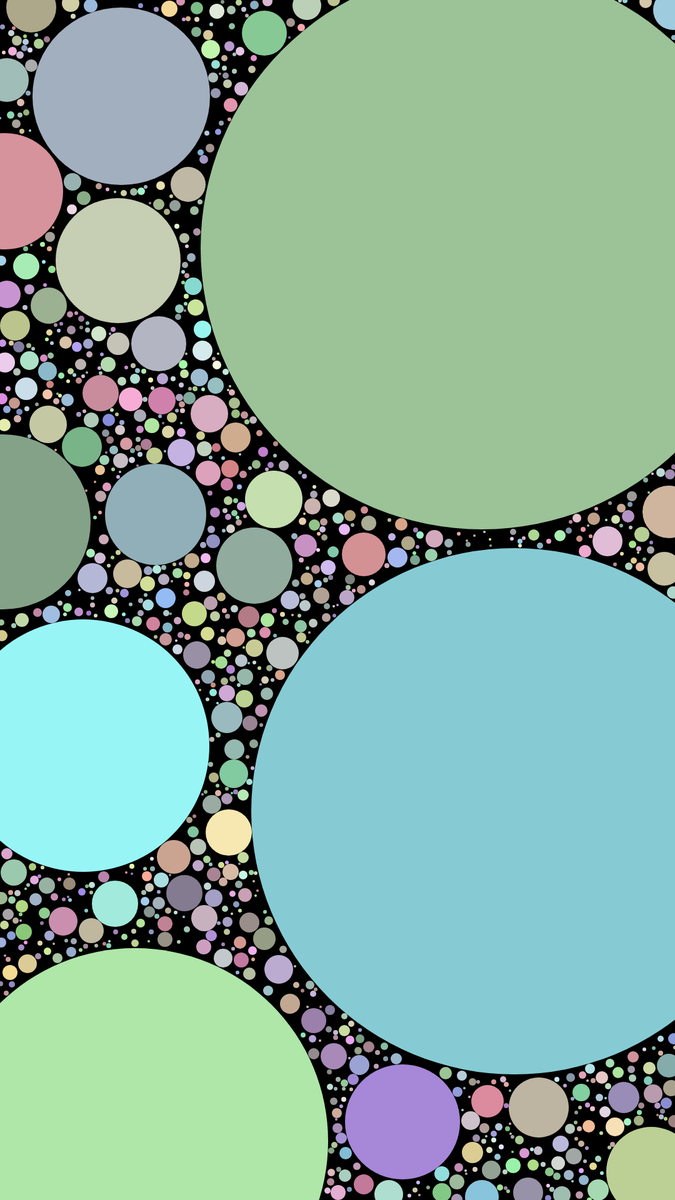
Frame 1 (no input)
Frame 60 (no input): identical to frame 1, image omitted
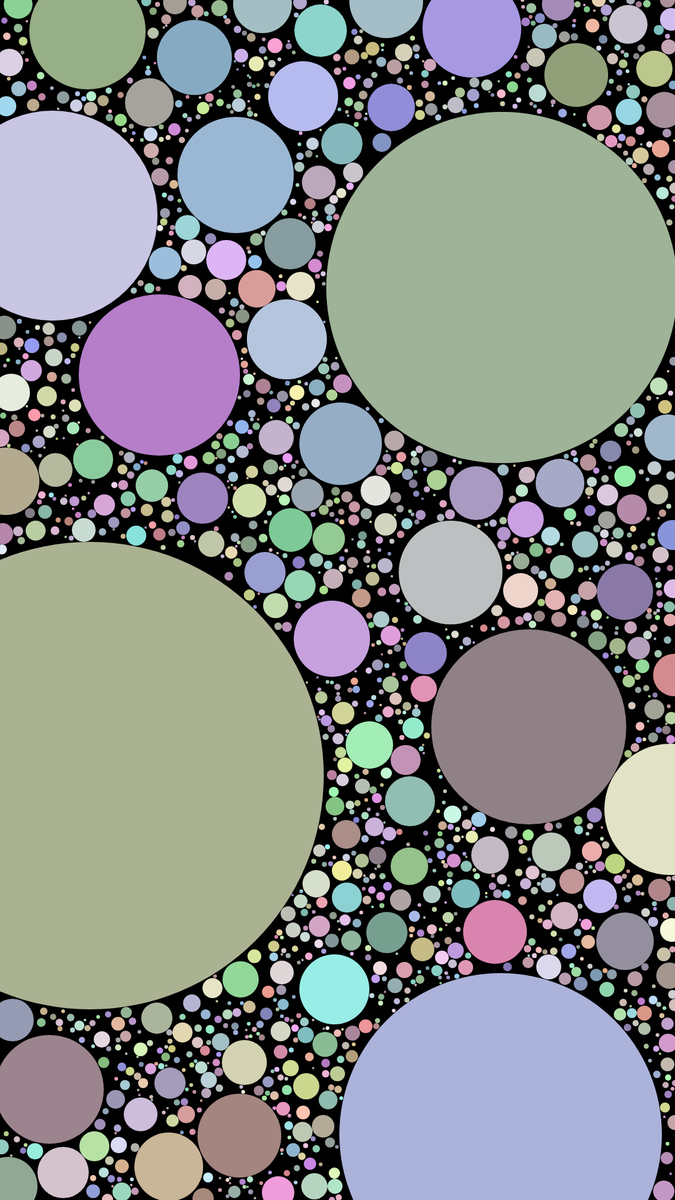
Frame 120 (the mouse pressed at the canvas centre since frame 60)

The p5.js sketch that drew these frames (run headless with seeded random() and noise() and a simulated clock; from frame 60 on, the mouse is pressed at the canvas centre):

// p5.js sketch
// ── sketch.js
let circles = [];
let amount = 0;
let max_radius = 0;


function setup() {
  createCanvas(1080, 1920);
  amount = 10000;
  max_radius = 600;
  circles = new Circles(amount, max_radius);
  circles.setCircles();
}

function draw() {
  background(0);
  for (circle of circles.getCircles()) {
    circle.draw();
  }
}

function mousePressed() {
  amount = round(random(10, 10000));
  circles.clearCircles();
  circles.setAmount(amount);
  circles.setCircles();
}



// ── Circle.js
class Circle {
    constructor(x, y, r, c) {
        this.x = x;
        this.y = y;
        this.radius = r;
        this.color = c;
    }

    getX() {
        return this.x;
    }

    getY() {
        return this.y;
    }

    getRadius() {
        return this.radius;
    } 
    
    intersects(x, y, z) {
        let d = dist(this.x, this.y, x, y);
        if (d < this.radius + z) { 
            return true;
        } else {
            return false;
        }
    }

    draw() {
        fill(this.color);
        noStroke();
        ellipse(this.x, this.y, this.radius * 2, this.radius * 2);
    }
}

// ── Circles.js

// Create a class Circles that has a method that returns an array of circles
class Circles {
    constructor(n, max_radius) {
        this.amount = n;
        this.max_radius = max_radius;
        this.circles = [];
        this.min_radius = 2;
    }

    setCircles() {
        let safety = 0;
        for (let i = 0; i < this.amount; i++) {
            if (safety > 1000000) {
                break;
            }
            let x = round(random(width));
            let y = round(random(height));
            let radius = round(random(this.min_radius, this.max_radius));
            let c = color(random(150,255), random(150,255), random(150,255), random(200,255));
            // if circles is empty, push a new circle
            if (this.circles.length === 0) {
                this.circles.push(new Circle(x, y, radius, c));
            } else { // if circles is not empty, check if the new circle intersects any of the existing circles
                if (this.intersectsAny(x, y, radius)) {
                    i--;
                    safety++;
                }
                else {
                    this.circles.push(new Circle(x, y, radius, c));
                }
            }
        }
    }

    // A method that sets the number of circles
    setAmount(n) {
        this.amount = n;
    }

    // A method that sets the maximum radius of the circles
    setMaxRadius(max_radius) {
        this.max_radius = max_radius;
    }

    // A method that returns the array of circles
    getCircles() {
        // check if this.circles is empty
        if (this.getAmount() === 0) {
            this.setCircles();
        }
        return this.circles;
    }

    // A method that returns the amount of circles
    getAmount() {
        return this.circles.length;
    }

    // A method that checks if a circle intersects any of the existing circles
    intersectsAny(x, y, r) {
        for (let circle of this.circles) {
            if (circle.intersects(x, y, r)) {
                return true;
            }
        }
        return false;
    }

    // A method that clears the array of circles
    clearCircles() {
        this.circles = [];
    }
    
}


// ── style.css
html, body {
  height: 100%;
  margin: 0;
  padding: 0;
  background-color: rgb(253,249,224);
}
canvas {
  display: block;
}

body {
  margin: 0;
  display: flex;
  justify-content: center;
  align-items: center;
}
